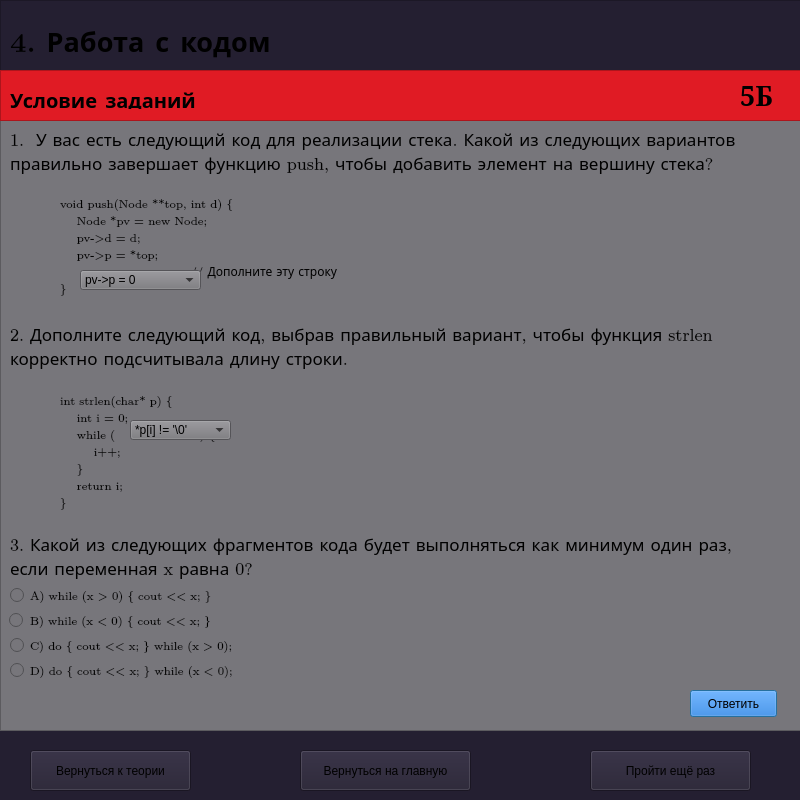
<?xml version="1.0" encoding="UTF-8"?>
<ui version="4.0">
 <class>zadania4</class>
 <widget class="QDialog" name="zadania4">
  <property name="geometry">
   <rect>
    <x>0</x>
    <y>0</y>
    <width>800</width>
    <height>800</height>
   </rect>
  </property>
  <property name="windowTitle">
   <string>Обучающая система</string>
  </property>
  <property name="styleSheet">
   <string notr="true">background-color: rgb(36, 31, 49);</string>
  </property>
  <widget class="QFrame" name="frame_4">
   <property name="geometry">
    <rect>
     <x>0</x>
     <y>0</y>
     <width>801</width>
     <height>731</height>
    </rect>
   </property>
   <property name="frameShape">
    <enum>QFrame::Shape::StyledPanel</enum>
   </property>
   <property name="frameShadow">
    <enum>QFrame::Shadow::Raised</enum>
   </property>
   <widget class="QFrame" name="frame_5">
    <property name="geometry">
     <rect>
      <x>0</x>
      <y>120</y>
      <width>801</width>
      <height>611</height>
     </rect>
    </property>
    <property name="autoFillBackground">
     <bool>false</bool>
    </property>
    <property name="styleSheet">
     <string notr="true">background-color: rgb(119, 118, 123);</string>
    </property>
    <property name="frameShape">
     <enum>QFrame::Shape::StyledPanel</enum>
    </property>
    <property name="frameShadow">
     <enum>QFrame::Shadow::Raised</enum>
    </property>
    <widget class="QLabel" name="label_14">
     <property name="geometry">
      <rect>
       <x>10</x>
       <y>0</y>
       <width>781</width>
       <height>61</height>
      </rect>
     </property>
     <property name="font">
      <font>
       <family>LM Roman 8</family>
       <pointsize>13</pointsize>
      </font>
     </property>
     <property name="text">
      <string>1.  У вас есть следующий код для реализации стека. Какой из следующих вариантов 
правильно завершает функцию push, чтобы добавить элемент на вершину стека?</string>
     </property>
    </widget>
    <widget class="QPushButton" name="pushButton_6">
     <property name="geometry">
      <rect>
       <x>690</x>
       <y>570</y>
       <width>87</width>
       <height>27</height>
      </rect>
     </property>
     <property name="styleSheet">
      <string notr="true">background-color: rgb(28, 113, 216);</string>
     </property>
     <property name="text">
      <string>Ответить</string>
     </property>
    </widget>
    <widget class="QLabel" name="label_13">
     <property name="geometry">
      <rect>
       <x>60</x>
       <y>60</y>
       <width>371</width>
       <height>131</height>
      </rect>
     </property>
     <property name="font">
      <font>
       <family>LM Roman 8</family>
      </font>
     </property>
     <property name="text">
      <string>void push(Node **top, int d) {
    Node *pv = new Node;
    pv-&gt;d = d;
    pv-&gt;p = *top;
                             ; // Дополните эту строку
}</string>
     </property>
    </widget>
    <widget class="QComboBox" name="change2">
     <property name="geometry">
      <rect>
       <x>80</x>
       <y>150</y>
       <width>121</width>
       <height>20</height>
      </rect>
     </property>
     <item>
      <property name="text">
       <string>pv-&gt;p = 0</string>
      </property>
     </item>
     <item>
      <property name="text">
       <string>*top = pv</string>
      </property>
     </item>
     <item>
      <property name="text">
       <string>pv-&gt;d = *top</string>
      </property>
     </item>
     <item>
      <property name="text">
       <string>*top = pv-&gt;p</string>
      </property>
     </item>
    </widget>
    <widget class="QLabel" name="label_15">
     <property name="geometry">
      <rect>
       <x>10</x>
       <y>200</y>
       <width>781</width>
       <height>51</height>
      </rect>
     </property>
     <property name="font">
      <font>
       <family>LM Roman 8</family>
       <pointsize>13</pointsize>
      </font>
     </property>
     <property name="text">
      <string>2. Дополните следующий код, выбрав правильный вариант, чтобы функция strlen 
корректно подсчитывала длину строки.</string>
     </property>
    </widget>
    <widget class="QLabel" name="label_31">
     <property name="geometry">
      <rect>
       <x>60</x>
       <y>250</y>
       <width>241</width>
       <height>161</height>
      </rect>
     </property>
     <property name="font">
      <font>
       <family>LM Roman 8</family>
      </font>
     </property>
     <property name="text">
      <string>int strlen(char* p) {
    int i = 0;
    while (                    ) {
        i++;
    }
    return i;
}</string>
     </property>
    </widget>
    <widget class="QComboBox" name="comboBox_2">
     <property name="geometry">
      <rect>
       <x>130</x>
       <y>300</y>
       <width>101</width>
       <height>20</height>
      </rect>
     </property>
     <item>
      <property name="text">
       <string>*p[i] != '\0'</string>
      </property>
     </item>
     <item>
      <property name="text">
       <string>p != '\0'</string>
      </property>
     </item>
     <item>
      <property name="text">
       <string>p[i] != '\0'</string>
      </property>
     </item>
     <item>
      <property name="text">
       <string>*p != 0</string>
      </property>
     </item>
    </widget>
    <widget class="QLabel" name="label_16">
     <property name="geometry">
      <rect>
       <x>10</x>
       <y>410</y>
       <width>781</width>
       <height>51</height>
      </rect>
     </property>
     <property name="font">
      <font>
       <family>LM Roman 8</family>
       <pointsize>13</pointsize>
      </font>
     </property>
     <property name="text">
      <string>3. Какой из следующих фрагментов кода будет выполняться как минимум один раз, 
если переменная x равна 0?</string>
     </property>
    </widget>
    <widget class="QLabel" name="label_27">
     <property name="geometry">
      <rect>
       <x>30</x>
       <y>460</y>
       <width>231</width>
       <height>31</height>
      </rect>
     </property>
     <property name="font">
      <font>
       <family>LM Roman 8</family>
      </font>
     </property>
     <property name="text">
      <string>A) while (x &gt; 0) { cout &lt;&lt; x; }</string>
     </property>
    </widget>
    <widget class="QLabel" name="label_28">
     <property name="geometry">
      <rect>
       <x>30</x>
       <y>490</y>
       <width>231</width>
       <height>21</height>
      </rect>
     </property>
     <property name="font">
      <font>
       <family>LM Roman 8</family>
      </font>
     </property>
     <property name="text">
      <string>B) while (x &lt; 0) { cout &lt;&lt; x; }</string>
     </property>
    </widget>
    <widget class="QLabel" name="label_29">
     <property name="geometry">
      <rect>
       <x>30</x>
       <y>510</y>
       <width>291</width>
       <height>31</height>
      </rect>
     </property>
     <property name="font">
      <font>
       <family>LM Roman 8</family>
      </font>
     </property>
     <property name="text">
      <string>C) do { cout &lt;&lt; x; } while (x &gt; 0);</string>
     </property>
    </widget>
    <widget class="QLabel" name="label_30">
     <property name="geometry">
      <rect>
       <x>30</x>
       <y>540</y>
       <width>261</width>
       <height>21</height>
      </rect>
     </property>
     <property name="font">
      <font>
       <family>LM Roman 8</family>
      </font>
     </property>
     <property name="text">
      <string>D) do { cout &lt;&lt; x; } while (x &lt; 0);</string>
     </property>
    </widget>
    <widget class="QRadioButton" name="radioButton">
     <property name="geometry">
      <rect>
       <x>10</x>
       <y>460</y>
       <width>16</width>
       <height>31</height>
      </rect>
     </property>
     <property name="styleSheet">
      <string notr="true">color: rgb(224, 27, 36);</string>
     </property>
     <property name="text">
      <string/>
     </property>
    </widget>
    <widget class="QRadioButton" name="radioButton_2">
     <property name="geometry">
      <rect>
       <x>9</x>
       <y>490</y>
       <width>21</width>
       <height>21</height>
      </rect>
     </property>
     <property name="styleSheet">
      <string notr="true">color: rgb(224, 27, 36);</string>
     </property>
     <property name="text">
      <string/>
     </property>
    </widget>
    <widget class="QRadioButton" name="radioButton_3">
     <property name="geometry">
      <rect>
       <x>10</x>
       <y>510</y>
       <width>16</width>
       <height>31</height>
      </rect>
     </property>
     <property name="styleSheet">
      <string notr="true">color: rgb(224, 27, 36);</string>
     </property>
     <property name="text">
      <string/>
     </property>
    </widget>
    <widget class="QRadioButton" name="radioButton_4">
     <property name="geometry">
      <rect>
       <x>10</x>
       <y>540</y>
       <width>16</width>
       <height>21</height>
      </rect>
     </property>
     <property name="styleSheet">
      <string notr="true">color: rgb(224, 27, 36);</string>
     </property>
     <property name="text">
      <string/>
     </property>
    </widget>
   </widget>
   <widget class="QFrame" name="frame_6">
    <property name="geometry">
     <rect>
      <x>0</x>
      <y>70</y>
      <width>801</width>
      <height>51</height>
     </rect>
    </property>
    <property name="styleSheet">
     <string notr="true">background-color: rgb(224, 27, 36);</string>
    </property>
    <property name="frameShape">
     <enum>QFrame::Shape::StyledPanel</enum>
    </property>
    <property name="frameShadow">
     <enum>QFrame::Shadow::Raised</enum>
    </property>
    <widget class="QLabel" name="label_24">
     <property name="geometry">
      <rect>
       <x>10</x>
       <y>20</y>
       <width>211</width>
       <height>19</height>
      </rect>
     </property>
     <property name="font">
      <font>
       <family>LM Roman 8</family>
       <pointsize>15</pointsize>
       <bold>true</bold>
      </font>
     </property>
     <property name="text">
      <string>Условие заданий</string>
     </property>
    </widget>
    <widget class="QLabel" name="label_25">
     <property name="geometry">
      <rect>
       <x>740</x>
       <y>10</y>
       <width>66</width>
       <height>31</height>
      </rect>
     </property>
     <property name="font">
      <font>
       <family>Serif</family>
       <pointsize>20</pointsize>
       <bold>true</bold>
      </font>
     </property>
     <property name="text">
      <string>5Б</string>
     </property>
    </widget>
   </widget>
   <widget class="QLabel" name="label_26">
    <property name="geometry">
     <rect>
      <x>10</x>
      <y>20</y>
      <width>301</width>
      <height>41</height>
     </rect>
    </property>
    <property name="font">
     <font>
      <family>LM Roman 8</family>
      <pointsize>20</pointsize>
      <bold>true</bold>
     </font>
    </property>
    <property name="text">
     <string>4. Работа с кодом</string>
    </property>
   </widget>
  </widget>
  <widget class="QPushButton" name="pushButton">
   <property name="geometry">
    <rect>
     <x>300</x>
     <y>750</y>
     <width>171</width>
     <height>41</height>
    </rect>
   </property>
   <property name="text">
    <string>Вернуться на главную</string>
   </property>
  </widget>
  <widget class="QPushButton" name="pushButton_3">
   <property name="geometry">
    <rect>
     <x>30</x>
     <y>750</y>
     <width>161</width>
     <height>41</height>
    </rect>
   </property>
   <property name="text">
    <string>Вернуться к теории</string>
   </property>
  </widget>
  <widget class="QPushButton" name="pushButton_4">
   <property name="geometry">
    <rect>
     <x>590</x>
     <y>750</y>
     <width>161</width>
     <height>41</height>
    </rect>
   </property>
   <property name="text">
    <string>Пройти ещё раз</string>
   </property>
  </widget>
 </widget>
 <resources/>
 <connections/>
</ui>
